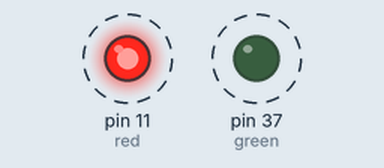
Bench run of a program on a simulated Raspberry Pi (header pin numbers). Parts: output pins drawn as LEDs (lit = HIGH). Dashed ring = blinking. At 10.0 s the program stops and its outputs stay as they are.

Above: at 0.5 s.
Timing chart, 0 to 4.6 s (numbered marks = the images above):
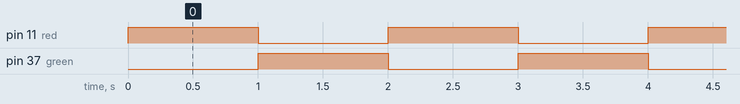

Measured:
- by itself, pin 11 (red): alternates HIGH for 1.0 s and LOW for 1.0 s, 10 changes in all, then stays LOW
- by itself, pin 37 (green): alternates HIGH for 1.0 s and LOW for 1.0 s

The program:

redgreen.py
```python
import RPi.GPIO as GPIO
import time

red = 11
green = 37

chan_list = [red,green]

GPIO.setmode(GPIO.BOARD)
GPIO.setup(chan_list,GPIO.OUT)

x = 0

while(x<5):
	GPIO.output(red,GPIO.HIGH)
	time.sleep(1)
	GPIO.output(red,GPIO.LOW)
	GPIO.output(green,GPIO.HIGH)
	time.sleep(1)
	GPIO.output(green,GPIO.LOW)
	x += 1
```
